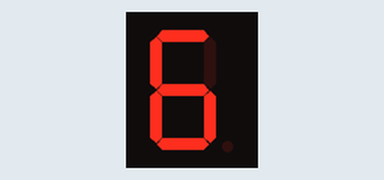
This sketch was run on a simulated Arduino Uno, built with avr-gcc and run on an emulated ATmega328P. Shown: 1-digit seven-segment display. Wiring (inferred from the names in the program): 1-digit 7-segment display, segments lit when LOW: segments pin 2, pin 3, pin 4, pin 5, pin 6, pin 8, pin 9, pin 7. The segment pins are drawn as the display they are named for.

Above: at 0.1 s.

The sketch:

segments.ino
```cpp
/*
    A
   ----
F |    | B
  | G  |
   ----
E |    | C
  |    |
   ----
    D
 */


int pin_a = 2;
int pin_b = 3;
int pin_c = 4;
int pin_d = 5;
int pin_e = 6;
int pin_f = 8;
int pin_g = 9;
int dot = 7;

int c1 = 10;
int c2 = 11;
int c3 = 12;
int c4 = 13;

//função usada para escrever um número de 0 a 9 no display
void write_number(char value){
  switch(value){
    case '0': //write 0 to the display
      digitalWrite(pin_a, LOW);
      digitalWrite(pin_b, LOW);
      digitalWrite(pin_c, LOW);
      digitalWrite(pin_d, LOW);
      digitalWrite(pin_e, LOW);
      digitalWrite(pin_f, LOW);
      digitalWrite(pin_g, HIGH);
      break;
    case '1': //write 1 to the display
      digitalWrite(pin_a, HIGH);
      digitalWrite(pin_b, LOW);
      digitalWrite(pin_c, LOW);
      digitalWrite(pin_d, HIGH);
      digitalWrite(pin_e, HIGH);
      digitalWrite(pin_f, HIGH);
      digitalWrite(pin_g, HIGH);
      break;
    case '2': //write 2 to the display
      digitalWrite(pin_a, LOW);
      digitalWrite(pin_b, LOW);
      digitalWrite(pin_c, HIGH);
      digitalWrite(pin_d, LOW);
      digitalWrite(pin_e, LOW);
      digitalWrite(pin_f, HIGH);
      digitalWrite(pin_g, LOW);
      break;
    case '3': //write 3 to the display
      digitalWrite(pin_a, LOW);
      digitalWrite(pin_b, LOW);
      digitalWrite(pin_c, LOW);
      digitalWrite(pin_d, LOW);
      digitalWrite(pin_e, HIGH);
      digitalWrite(pin_f, HIGH);
      digitalWrite(pin_g, LOW);
      break;
    case '4': //write 4 to the display
      digitalWrite(pin_a, HIGH);
      digitalWrite(pin_b, LOW);
      digitalWrite(pin_c, LOW);
      digitalWrite(pin_d, HIGH);
      digitalWrite(pin_e, HIGH);
      digitalWrite(pin_f, LOW);
      digitalWrite(pin_g, LOW);
      break;
    case '5': //write 5 to the display
      digitalWrite(pin_a, LOW);
      digitalWrite(pin_b, HIGH);
      digitalWrite(pin_c, LOW);
      digitalWrite(pin_d, LOW);
      digitalWrite(pin_e, HIGH);
      digitalWrite(pin_f, LOW);
      digitalWrite(pin_g, LOW);
      break;
    case '6': //write 6 to the display
      digitalWrite(pin_a, LOW);
      digitalWrite(pin_b, HIGH);
      digitalWrite(pin_c, LOW);
      digitalWrite(pin_d, LOW);
      digitalWrite(pin_e, LOW);
      digitalWrite(pin_f, LOW);
      digitalWrite(pin_g, LOW);
      break;
    case '7': //write 7 to the display
      digitalWrite(pin_a, LOW);
      digitalWrite(pin_b, LOW);
      digitalWrite(pin_c, LOW);
      digitalWrite(pin_d, HIGH);
      digitalWrite(pin_e, HIGH);
      digitalWrite(pin_f, HIGH);
      digitalWrite(pin_g, HIGH);
      break;
    case '8': //write 8 to the display
      digitalWrite(pin_a, LOW);
      digitalWrite(pin_b, LOW);
      digitalWrite(pin_c, LOW);
      digitalWrite(pin_d, LOW);
      digitalWrite(pin_e, LOW);
      digitalWrite(pin_f, LOW);
      digitalWrite(pin_g, LOW);
      break;
    case '9': //write 9 to the display
      digitalWrite(pin_a, LOW);
      digitalWrite(pin_b, LOW);
      digitalWrite(pin_c, LOW);
      digitalWrite(pin_d, HIGH);
      digitalWrite(pin_e, HIGH);
      digitalWrite(pin_f, LOW);
      digitalWrite(pin_g, LOW);
      break;
    default: //erro
      digitalWrite(pin_a, LOW);
      digitalWrite(pin_b, HIGH);
      digitalWrite(pin_c, HIGH);
      digitalWrite(pin_d, LOW);
      digitalWrite(pin_e, HIGH);
      digitalWrite(pin_f, HIGH);
      digitalWrite(pin_g, LOW);
      break;
  }
}

//função usada para celecionar o dígito (1 a 4) onde o número será escrito
void select_digit(int value){
  switch(value){
    case 1: //select digit 1 to write
      digitalWrite(c1, HIGH);
      digitalWrite(c2, LOW);
      digitalWrite(c3, LOW);
      digitalWrite(c4, LOW);
      break;
    case 2: //select digit 2 to write
      digitalWrite(c1, LOW);
      digitalWrite(c2, HIGH);
      digitalWrite(c3, LOW);
      digitalWrite(c4, LOW);
      break;
    case 3: //select digit 3 to write
      digitalWrite(c1, LOW);
      digitalWrite(c2, LOW);
      digitalWrite(c3, HIGH);
      digitalWrite(c4, LOW);
      break;
    case 4: //select digit 4 to write
      digitalWrite(c1, LOW);
      digitalWrite(c2, LOW);
      digitalWrite(c3, LOW);
      digitalWrite(c4, HIGH);
      break;
    default: //erro
      digitalWrite(c1, LOW);
      digitalWrite(c2, LOW);
      digitalWrite(c3, LOW);
      digitalWrite(c4, LOW);
      break;
  }
}

// função usada para escrever um ponto flutuante no display
void write_on_display(double number){
  //primeiramente devemos converter o número em um array de caracteres
  int number_int = number *1000;
  char number_array[5];
  sprintf(number_array, "%d", number_int);

  //checamos se o número é menor ou maior que 10s para colocarmos o ponto flutuante no local certo do display
  if(number < 10){
    select_digit(1);
    write_number(number_array[0]);
    digitalWrite(dot, LOW);
    delay(5);
    select_digit(2);
    write_number(number_array[1]);
    digitalWrite(dot, HIGH);
    delay(5);
    select_digit(3);
    write_number(number_array[2]);
    digitalWrite(dot, HIGH);
    delay(5);
    select_digit(4);
    write_number(number_array[3]);
    digitalWrite(dot, HIGH);
    delay(5);
  }
  else{
     select_digit(1);
    write_number(number_array[0]);
    digitalWrite(dot, HIGH);
    delay(5);
    select_digit(2);
    write_number(number_array[1]);
    digitalWrite(dot, LOW);
    delay(5);
    select_digit(3);
    write_number(number_array[2]);
    digitalWrite(dot, HIGH);
    delay(5);
    select_digit(4);
    write_number(number_array[3]);
    digitalWrite(dot, HIGH);
    delay(5);

  }

}


void setup() {
  pinMode(pin_a, OUTPUT);
  pinMode(pin_b, OUTPUT);
  pinMode(pin_c, OUTPUT);
  pinMode(pin_d, OUTPUT);
  pinMode(pin_e, OUTPUT);
  pinMode(pin_f, OUTPUT);
  pinMode(pin_g, OUTPUT);

  pinMode(dot, OUTPUT);
  digitalWrite(dot, HIGH);

  pinMode(c1, OUTPUT);
  pinMode(c2, OUTPUT);
  pinMode(c3, OUTPUT);
  pinMode(c4, OUTPUT);

  write_on_display(3.546);
}

void loop() {


}
```
